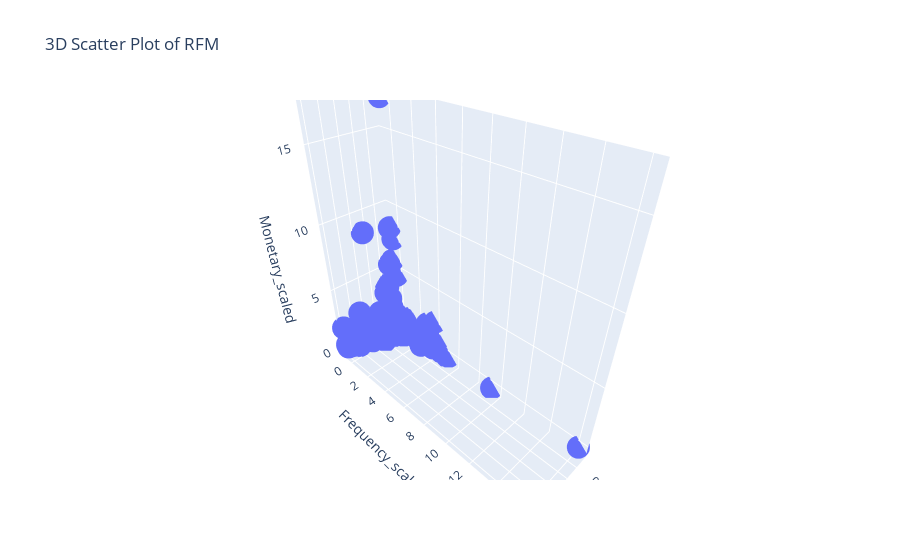

Source (notebook cell):
### Code cell
# 3D Scatter plot
fig = px.scatter_3d(rfm_scaled_df, x='Recency_scaled', y='Frequency_scaled', z='Monetary_scaled', 
                    title='3D Scatter Plot of RFM',
                    labels={'Recency': 'Recency_scaled',
                            'Frequency': 'Frequency_scaled',
                            'Monetary': 'Monetary_scaled'})

fig.show()

### Figure 1 — Plotly figure (JSON) as saved in the notebook; plotly's stock layout.template omitted (floating-point values rounded to 4 significant figures; data arrays with more than 128 entries replaced by an {"elided": "..."} marker saying what was removed)
{"data": [{"hovertemplate": "Recency_scaled=%{x}<br>Frequency_scaled=%{y}<br>Monetary_scaled=%{z}<extra></extra>", "legendgroup": "", "marker": {"color": "#636efa", "symbol": "circle"}, "mode": "markers", "name": "", "scene": "scene", "showlegend": false, "type": "scatter3d", "x": {"elided": "738 float values"}, "y": {"elided": "738 float values"}, "z": {"elided": "738 float values"}}], "layout": {"autosize": true, "legend": {"tracegroupgap": 0}, "scene": {"aspectmode": "auto", "aspectratio": {"x": 0.4385, "y": 1.487, "z": 1.534}, "domain": {"x": [0, 1], "y": [0, 1]}, "xaxis": {"title": {"text": "Recency_scaled"}, "type": "linear"}, "yaxis": {"title": {"text": "Frequency_scaled"}, "type": "linear"}, "zaxis": {"title": {"text": "Monetary_scaled"}, "type": "linear"}}, "title": {"text": "3D Scatter Plot of RFM"}}}
